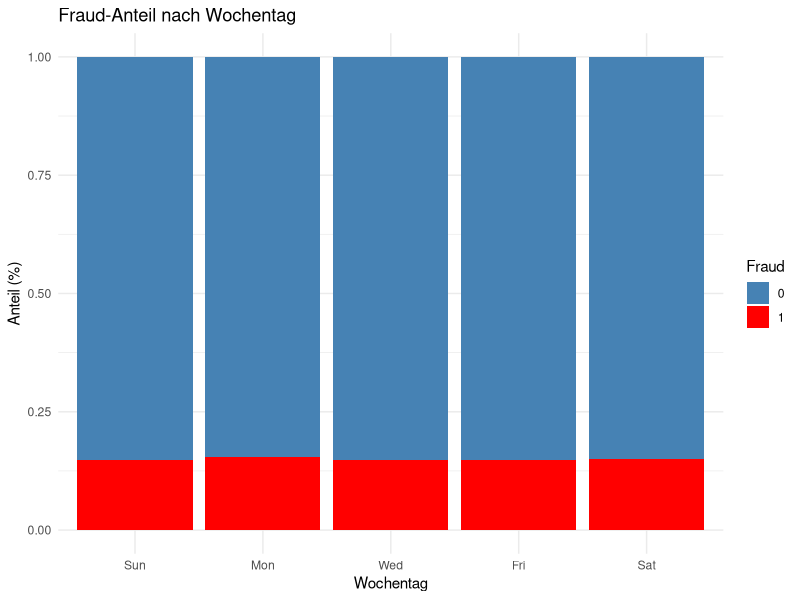
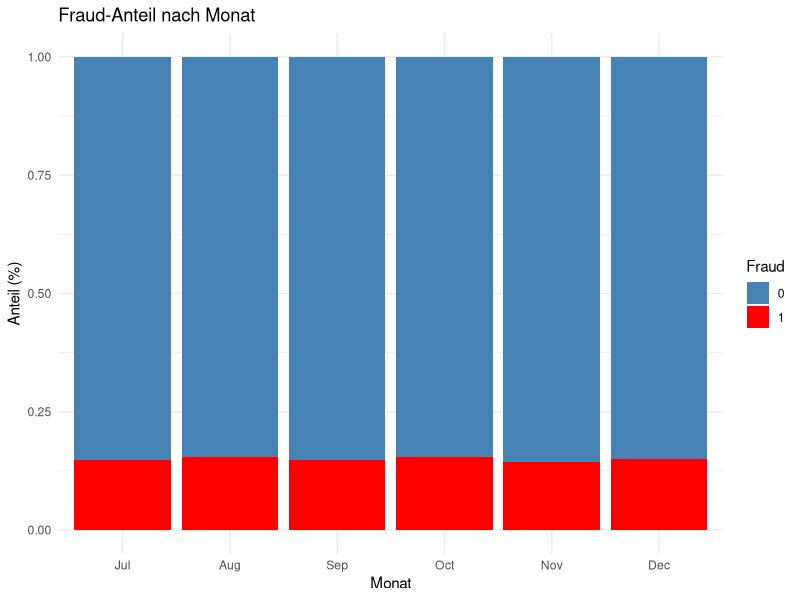
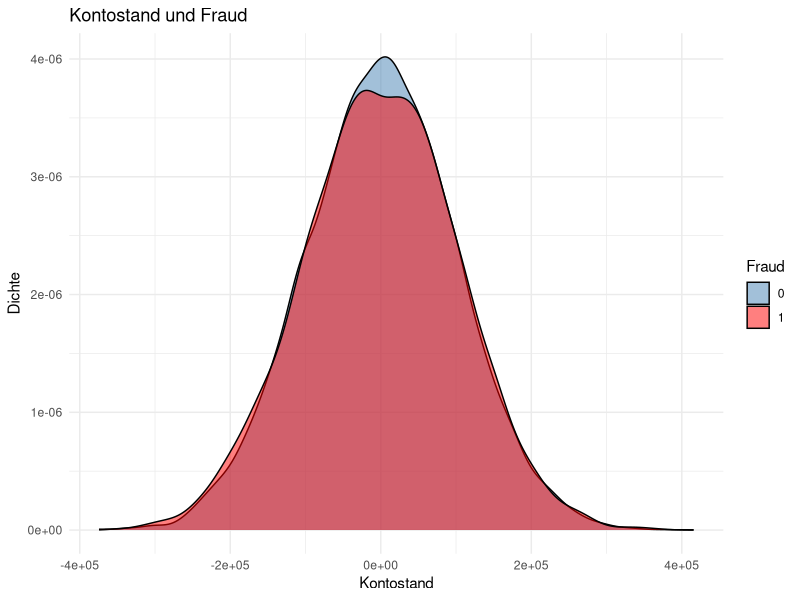
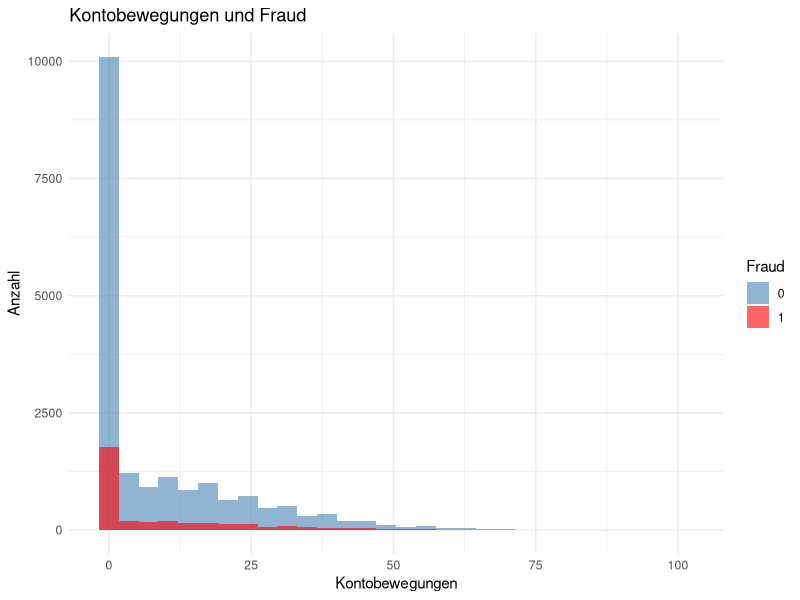
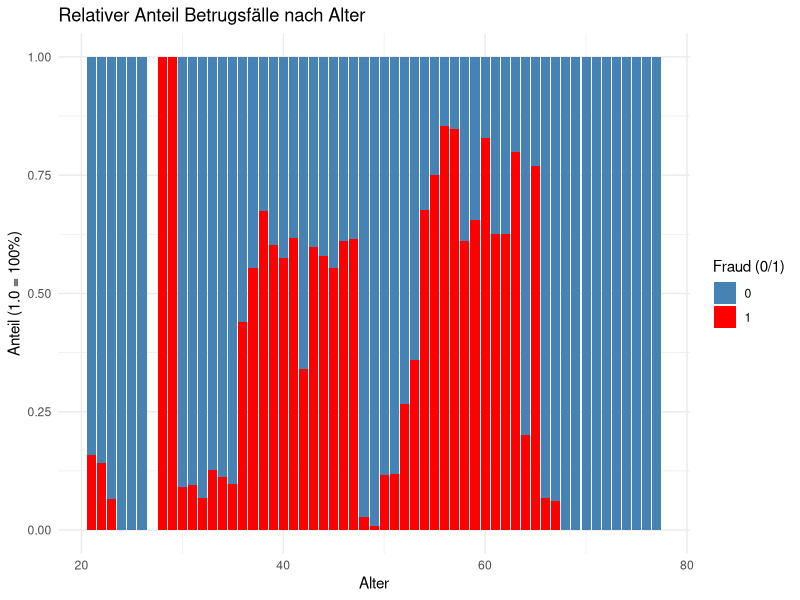
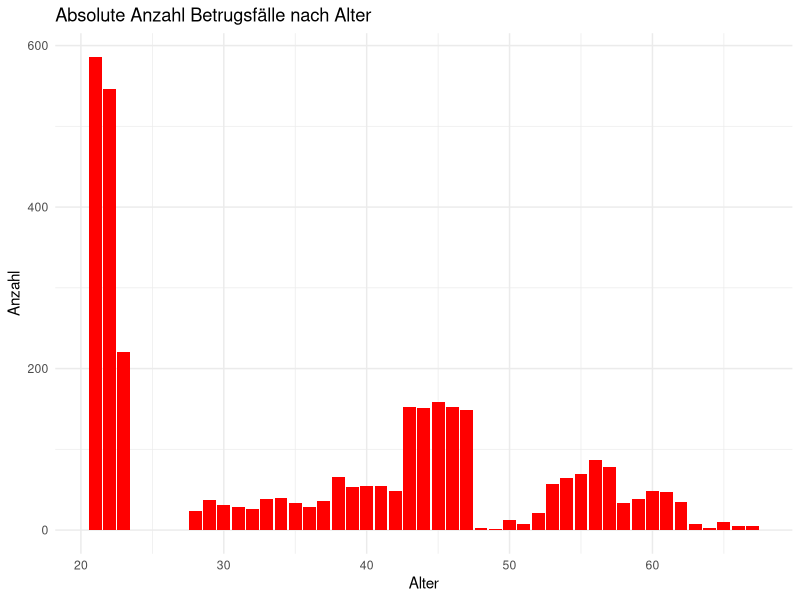
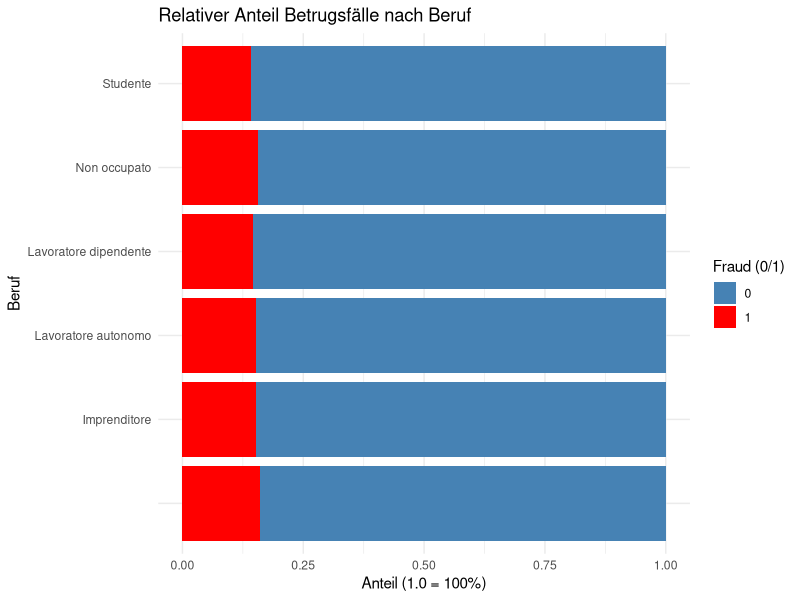
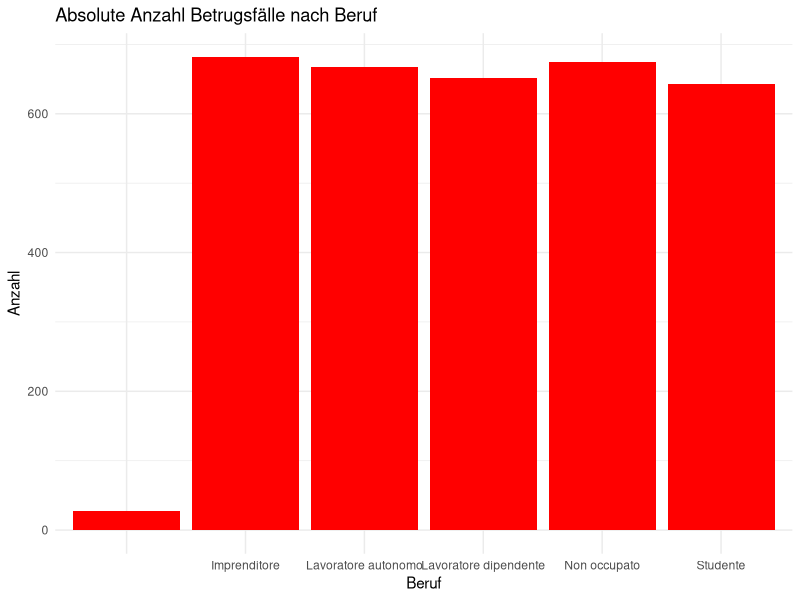

The R script that drew these images, in order:
# Project Setup
#aktivieren der Packages für Daten einlesen und bereinigen

# 👇 Vorbereitung: Falls Pakete noch nicht installiert sind, werden sie automatisch installiert
packages <- c("readr", "dplyr", "tidyr", "skimr", "ggplot2", "lubridate", "caret")

for (p in packages) {
  if (!require(p, character.only = TRUE)) {
    install.packages(p)
    library(p, character.only = TRUE)
  }
}

datensatz <- read.csv("Data/fraud_dataset_fhj25.csv")

head((datensatz))

skim(datensatz)


##check ob gleiche Datensätze vorhanden sind
any(duplicated(datensatz))


##Spalten unbenennen

colnames(datensatz) <- c("date", "age", "profession","region", "account_balance", "num_debit","num_credit","num_pos","num_mov_conto","incoming_payments","outgoing_payments","product_number","num_fraud")

# id für jede Zeile

datensatz$id <- 1:nrow(datensatz)


##2627 zeilen wurden gelöscht, schaupsi wann gehma bier trinken?
datensatz <- datensatz %>%
  filter(!(num_debit == 0 & 
             num_credit == 0 & 
             num_pos == 0 & 
             num_fraud == 0))


##Fokussierung u. sortieren der incoming payment spalte
##Große Transaktionen sind wichtig

df_sorted <- datensatz %>%
  arrange(desc(`incoming_payments`))

summary(df_sorted)

# Datum umwandeln
df_eda <- df_sorted %>%
  mutate(
    date = as.Date(date, format = "%Y-%m-%d"),  # richtiges Datum
    weekday = wday(date, label = TRUE, abbr = TRUE),  # Montag–Sonntag
    month = month(date, label = TRUE, abbr = TRUE)    # Monatsname
  )

# Anteil Fraud vs. Nicht-Fraud
table(df_eda$num_fraud)
prop.table(table(df_eda$num_fraud))

# 📅 Fraud-Anteil nach Wochentag
ggplot(df_eda, aes(x = weekday, fill = as.factor(num_fraud))) +
  geom_bar(position = "fill") +
  scale_fill_manual(values = c("steelblue", "red"), name = "Fraud") +
  labs(title = "Fraud-Anteil nach Wochentag", x = "Wochentag", y = "Anteil (%)") +
  theme_minimal()

# 🗓️ Fraud-Anteil nach Monat
ggplot(df_eda, aes(x = month, fill = as.factor(num_fraud))) +
  geom_bar(position = "fill") +
  scale_fill_manual(values = c("steelblue", "red"), name = "Fraud") +
  labs(title = "Fraud-Anteil nach Monat", x = "Monat", y = "Anteil (%)") +
  theme_minimal()

# 💰 Fraud vs. Kontostand
ggplot(df_eda, aes(x = account_balance, fill = as.factor(num_fraud))) +
  geom_density(alpha = 0.5) +
  scale_fill_manual(values = c("steelblue", "red"), name = "Fraud") +
  labs(title = "Kontostand und Fraud", x = "Kontostand", y = "Dichte") +
  theme_minimal()

# 📆 Fraud vs. Kontobewegungen (Aktivität)
ggplot(df_eda, aes(x = num_mov_conto, fill = as.factor(num_fraud))) +
  geom_histogram(bins = 30, alpha = 0.6, position = "identity") +
  scale_fill_manual(values = c("steelblue", "red"), name = "Fraud") +
  labs(title = "Kontobewegungen und Fraud", x = "Kontobewegungen", y = "Anzahl") +
  theme_minimal()




# rel. fraud nach alter (col 2/13) XX
ggplot(df_eda, aes(x = age, fill = as.factor(num_fraud))) +
  geom_bar(position = "fill") +
  scale_fill_manual(values = c("steelblue", "red"), name = "Fraud (0/1)") +
  labs(title = "Relativer Anteil Betrugsfälle nach Alter",
       x = "Alter",
       y = "Anteil (1.0 = 100%)") +
  theme_minimal()

# abs. fraud nach alter (col 2/13) XX
ggplot(subset(df_eda, num_fraud == 1), aes(x = age)) +
  geom_bar(fill = "red") +
  labs(title = "Absolute Anzahl Betrugsfälle nach Alter",
       x = "Alter",
       y = "Anzahl") +
  theme_minimal()

# rel. fraud nach profession (col 3/13)
ggplot(df_eda, aes(x = profession, fill = as.factor(num_fraud))) +
  geom_bar(position = "fill") +
  coord_flip() +
  scale_fill_manual(values = c("steelblue", "red"), name = "Fraud (0/1)") +
  labs(title = "Relativer Anteil Betrugsfälle nach Beruf",
       x = "Beruf",
       y = "Anteil (1.0 = 100%)") +
  theme_minimal()

# abs. fraud nach profession (col 3/13)
ggplot(subset(df_eda, num_fraud == 1), aes(x = profession)) +
  geom_bar(fill = "red") +
  labs(title = "Absolute Anzahl Betrugsfälle nach Beruf",
       x = "Beruf",
       y = "Anzahl") +
  theme_minimal()

# rel. fraud nach region (col 4/13)
ggplot(df_eda, aes(x = region, fill = as.factor(num_fraud))) +
  geom_bar(position = "fill") +
  coord_flip() +
  scale_fill_manual(values = c("steelblue", "red"), name = "Fraud (0/1)") +
  labs(title = "Relativer Anteil Betrugsfälle nach Region",
       x = "Region",
       y = "Anteil (1.0 = 100%)") +
  theme_minimal()

# abs. fraud nach region (col 4/13)
ggplot(subset(df_eda, num_fraud == 1), aes(x = region)) +
  geom_bar(fill = "red") +
  labs(title = "Absolute Anzahl Betrugsfälle nach Region",
       x = "Region",
       y = "Anzahl") +
  theme_minimal()

# rel. fraud nach Kontostand (col 5/13)
ggplot(df_eda, aes(x = account_balance, fill = as.factor(num_fraud))) +
  geom_histogram(position = "fill", bins = 60) +
  scale_fill_manual(values = c("steelblue", "red"), name = "Fraud (0/1)") +
  scale_x_continuous(labels = scales::comma) +
  labs(title = "Relativer Anteil Betrugsfälle nach Kontostand",
       subtitle = "Aufgeteilt in 60 gleich breite Intervalle",
       x = "Kontostand",
       y = "Anteil (1.0 = 100%)") +
  theme_minimal()

# abs. fraud nach Kontostand (col 5/13)
ggplot(subset(df_eda, num_fraud == 1), aes(x = account_balance)) +
  geom_histogram(bins = 60, fill = "red", color = "white") +
  scale_x_continuous(labels = scales::comma) +
  labs(title = "Absolute Anzahl Betrugsfälle nach Kontostand",
       subtitle = "Nur Transaktionen mit Fraud = 1, aufgeteilt in 60 Intervalle",
       x = "Kontostand",
       y = "Anzahl Betrugsfälle") +
  theme_minimal()

# rel. fraud nach num_debit (col 6/13)
ggplot(df_eda, aes(x = num_debit, fill = as.factor(num_fraud))) +
  geom_histogram(position = "fill", bins = 60) +
  scale_fill_manual(values = c("steelblue", "red"), name = "Fraud (0/1)") +
  labs(title = "Relativer Anteil Betrugsfälle nach num_debit",
       subtitle = "Aufgeteilt in 60 Intervalle",
       x = "num_debit",
       y = "Anteil (1.0 = 100%)") +
  theme_minimal()

# abs. fraud nach num_debit (col 6/13) ohne num_debit = 0
ggplot(subset(df_eda, num_fraud == 1 & num_debit != 0), aes(x = num_debit)) +
  geom_bar(fill = "red") +
  labs(title = "Absolute Anzahl Betrugsfälle nach num_debit",
       subtitle = "Werte mit num_debit = 0 ausgeschlossen",
       x = "num_debit",
       y = "Anzahl") +
  theme_minimal()

# rel. fraud nach num_credit (col 7/13)
ggplot(df_eda, aes(x = num_credit, fill = as.factor(num_fraud))) +
  geom_histogram(position = "fill", bins = 60) +
  scale_fill_manual(values = c("steelblue", "red"), name = "Fraud (0/1)") +
  labs(title = "Relativer Anteil Betrugsfälle nach num_credit",
       subtitle = "Aufgeteilt in 60 Intervalle",
       x = "num_credit",
       y = "Anteil (1.0 = 100%)") +
  theme_minimal()

# abs. fraud nach num_debit (col 7/13) ohne num_credit = 0
ggplot(subset(df_eda, num_fraud == 1 & num_credit != 0), aes(x = num_credit)) +
  geom_bar(fill = "red") +
  labs(title = "Absolute Anzahl Betrugsfälle nach num_credit",
       subtitle = "Werte mit num_credit = 0 ausgeschlossen",
       x = "num_credit",
       y = "Anzahl") +
  theme_minimal()

# rel. fraud nach num_pos (col 8/13)
ggplot(df_eda, aes(x = num_pos, fill = as.factor(num_fraud))) +
  geom_histogram(position = "fill", bins = 60) +
  scale_fill_manual(values = c("steelblue", "red"), name = "Fraud (0/1)") +
  labs(title = "Relativer Anteil Betrugsfälle nach num_pos",
       subtitle = "Aufgeteilt in 60 Intervalle",
       x = "num_pos",
       y = "Anteil (1.0 = 100%)") +
  theme_minimal()

# abs. fraud nach num_pos (col 8/13) ohne num_pos = 0
ggplot(subset(df_eda, num_fraud == 1 & num_pos != 0), aes(x = num_pos)) +
  geom_bar(fill = "red") +
  labs(title = "Absolute Anzahl Betrugsfälle nach num_pos",
       subtitle = "Werte mit num_pos = 0 ausgeschlossen",
       x = "num_pos",
       y = "Anzahl") +
  theme_minimal()

# rel. fraud nach num_mov_conto (col 9/13)
ggplot(df_eda, aes(x = num_mov_conto, fill = as.factor(num_fraud))) +
  geom_histogram(position = "fill", bins = 60) +
  scale_fill_manual(values = c("steelblue", "red"), name = "Fraud (0/1)") +
  labs(title = "Relativer Anteil Betrugsfälle nach num_mov_conto",
       subtitle = "Aufgeteilt in 60 Intervalle",
       x = "num_mov_conto",
       y = "Anteil (1.0 = 100%)") +
  theme_minimal()

# abs. fraud nach num_mov_conto (col 9/13) ohne num_mov_conto = 0
ggplot(subset(df_eda, num_fraud == 1 & num_mov_conto != 0), aes(x = num_mov_conto)) +
  geom_bar(fill = "red") +
  labs(title = "Absolute Anzahl Betrugsfälle nach num_mov_conto",
       subtitle = "Werte mit num_mov_conto = 0 ausgeschlossen",
       x = "num_mov_conto",
       y = "Anzahl") +
  theme_minimal()

# rel. fraud nach incoming_payments (col 10/13)
ggplot(df_eda, aes(x = incoming_payments, fill = as.factor(num_fraud))) +
  geom_histogram(position = "fill", bins = 60) +
  scale_fill_manual(values = c("steelblue", "red"), name = "Fraud (0/1)") +
  labs(title = "Relativer Anteil Betrugsfälle nach incoming_payments",
       subtitle = "Aufgeteilt in 60 Intervalle",
       x = "incoming_payments",
       y = "Anteil (1.0 = 100%)") +
  theme_minimal()

# abs. fraud nach incoming_payments (col 10/13) ohne incoming_payments = 0
ggplot(subset(df_eda, num_fraud == 1 & incoming_payments != 0), aes(x = incoming_payments)) +
  geom_histogram(bins = 60, fill = "red", color = "white") +
  labs(title = "Absolute Anzahl Betrugsfälle nach incoming_payments",
       subtitle = "Werte mit incoming_payments = 0 ausgeschlossen (60 Bins)",
       x = "incoming_payments",
       y = "Anzahl") +
  theme_minimal()

# rel. fraud nach outgoing_payments (col 11/13)
ggplot(df_eda, aes(x = outgoing_payments, fill = as.factor(num_fraud))) +
  geom_histogram(position = "fill", bins = 60) +
  scale_fill_manual(values = c("steelblue", "red"), name = "Fraud (0/1)") +
  labs(title = "Relativer Anteil Betrugsfälle nach outgoing_payments",
       subtitle = "Aufgeteilt in 60 Intervalle",
       x = "outgoing_payments",
       y = "Anteil (1.0 = 100%)") +
  theme_minimal()

# abs. fraud nach outgoing_payments (col 11/13) ohne outgoing_payments = 0
ggplot(subset(df_eda, num_fraud == 1 & outgoing_payments != 0), aes(x = outgoing_payments)) +
  geom_histogram(bins = 60, fill = "red", color = "white") +
  labs(title = "Absolute Anzahl Betrugsfälle nach outgoing_payments",
       subtitle = "Werte mit outgoing_payments = 0 ausgeschlossen (60 Bins)",
       x = "outgoing_payments",
       y = "Anzahl") +
  theme_minimal()

# rel. fraud nach product_number (col 12/13)
ggplot(df_eda, aes(x = product_number, fill = as.factor(num_fraud))) +
  geom_bar(position = "fill") +
  scale_fill_manual(values = c("steelblue", "red"), name = "Fraud (0/1)") +
  labs(title = "Relativer Anteil Betrugsfälle nach product_number",
       x = "product_number",
       y = "Anteil (1.0 = 100%)") +
  theme_minimal()

# abs. fraud nach product_number (col 12/13)
ggplot(subset(df_eda, num_fraud == 1), aes(x = product_number)) +
  geom_bar(fill = "red") +
  labs(title = "Absolute Anzahl Betrugsfälle nach product_number",
       x = "product_number",
       y = "Anzahl") +
  theme_minimal()


# div Variablen/seed
set.seed(2712)
threshold_acc_bal <- quantile(df_eda$account_balance, 0.8)
train_size <- 0.8


# Segmente erstellen (große acc.bal., kleine acc.bal. und alle Daten)

df_high_full <- subset(df_eda, account_balance >= threshold_acc_bal)
df_low_full  <- subset(df_eda, account_balance < threshold_acc_bal)
df_all_full  <- df_eda

# Splitting von train und test Daten

df_high_train <- df_high_full %>% sample_frac(train_size)
df_high_test <- df_high_full %>% filter(!id %in% df_high_train$id)

df_low_train <- df_low_full %>% sample_frac(train_size)
df_low_test <- df_low_full %>% filter(!id %in% df_low_train$id)

df_all_train <- df_all_full %>% sample_frac(train_size)
df_all_test <- df_all_full %>% filter(!id %in% df_all_train$id)





